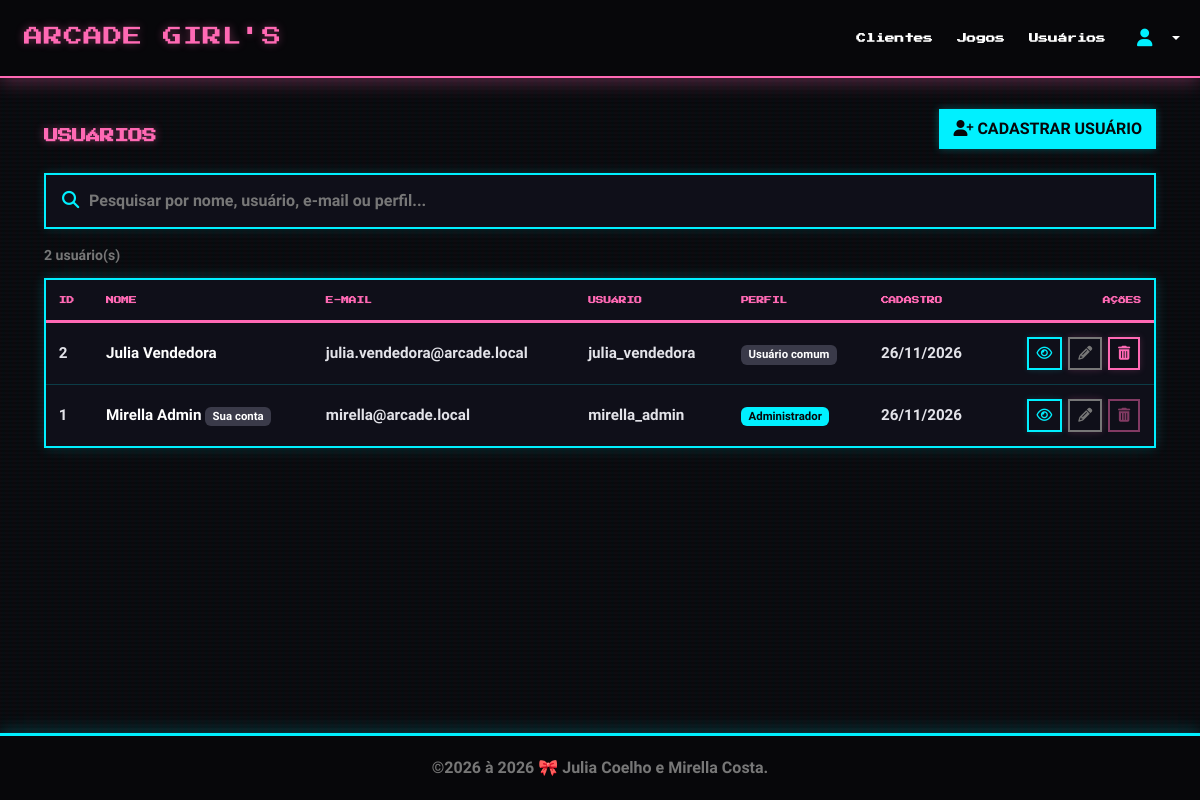
Page /usuarios/index.php (signed in) on the committed database.
### tables this page shows
CREATE TABLE IF NOT EXISTS Usuarios (
    Id INT AUTO_INCREMENT PRIMARY KEY,
    Nome VARCHAR(100) NOT NULL,
    Email VARCHAR(150) NOT NULL UNIQUE,
    Username VARCHAR(40) NOT NULL UNIQUE,
    Senha VARCHAR(255) NOT NULL,
    Perfil ENUM('usuario', 'admin') NOT NULL DEFAULT 'usuario',
    Foto VARCHAR(100) NULL,
    DataCad DATETIME NOT NULL DEFAULT CURRENT_TIMESTAMP
);

### inc/auth.php (called while the page is built, shortened)
<?php
function current_user() {
    return $_SESSION['usuario'] ?? null;
}

### usuarios/index.php (the view, shortened to what this page needs)
<?php
require_once __DIR__ . '/../inc/auth.php';
$usuarios = [];
$erro = '';
$db = open_database();
try {
    $resultado = $db->query('SELECT Id, Nome, Email, Username, Perfil, DataCad FROM Usuarios ORDER BY Nome, Id');
    $usuarios = $resultado->fetch_all(MYSQLI_ASSOC);
} catch (Throwable $e) {
    error_log('Erro ao listar usuários: ' . $e->getMessage());
    $erro = 'Não foi possível consultar os usuários.';
} finally {
    close_database($db);
}
?>
<section class="clientes-painel usuarios-pagina">
    <div class="catalogo-topo">
        <div><h1>Usuários</h1></div>
        <a href="add.php" class="btn btn-primary"><i class="fa fa-user-plus" aria-hidden="true"></i> Cadastrar usuário</a>
    </div>
    <?php if ($erro): ?>
        <div class="alert alert-danger" role="alert"><?= htmlspecialchars($erro, ENT_QUOTES, 'UTF-8') ?></div>
    <?php else: ?>
        <div class="clientes-barra mb-3"><label for="pesquisarUsuario" class="visually-hidden">Pesquisar usuários</label><i class="fa fa-search" aria-hidden="true"></i><input id="pesquisarUsuario" type="search" class="form-control" placeholder="Pesquisar por nome, usuário, e-mail ou perfil..." autocomplete="off"></div>
        <p class="clientes-contagem"><span id="usuariosContagem"><?= count($usuarios) ?></span> usuário(s)</p>
        <div class="table-responsive arcade-table-wrap">
            <table class="table arcade-table align-middle">
                <thead><tr><th>ID</th><th>Nome</th><th>E-mail</th><th>Usuário</th><th>Perfil</th><th>Cadastro</th><th class="table-actions">Ações</th></tr></thead>
                <tbody>
                    <?php foreach ($usuarios as $usuario): ?>
                        <?php
                        $id = (int)$usuario['Id'];
                        $nome = htmlspecialchars($usuario['Nome'], ENT_QUOTES, 'UTF-8');
                        $proprio = $id === (int)current_user()['id'];
                        ?>
                        <tr data-usuario>
                            <td><?= $id ?></td>
                            <td><a class="table-primary-link" href="view.php?id=<?= $id ?>"><?= $nome ?></a><?= $proprio ? ' <span class="badge text-bg-secondary">Sua conta</span>' : '' ?></td>
                            <td><?= htmlspecialchars($usuario['Email'], ENT_QUOTES, 'UTF-8') ?></td>
                            <td><?= htmlspecialchars($usuario['Username'], ENT_QUOTES, 'UTF-8') ?></td>
                            <td><span class="badge <?= $usuario['Perfil'] === 'admin' ? 'text-bg-primary' : 'text-bg-secondary' ?>"><?= $usuario['Perfil'] === 'admin' ? 'Administrador' : 'Usuário comum' ?></span></td>
                            <td><?= !empty($usuario['DataCad']) ? htmlspecialchars(date('d/m/Y', strtotime($usuario['DataCad'])), ENT_QUOTES, 'UTF-8') : '—' ?></td>
                            <td class="table-actions">
                                <a class="btn btn-sm btn-outline-primary" href="view.php?id=<?= $id ?>" aria-label="Visualizar <?= $nome ?>"><i class="fa fa-eye" aria-hidden="true"></i></a>
                                <a class="btn btn-sm btn-outline-secondary" href="edit.php?id=<?= $id ?>" aria-label="Editar <?= $nome ?>"><i class="fa fa-pencil" aria-hidden="true"></i></a>
                                <?php if (!$proprio): ?>
                                    <button class="btn btn-sm btn-outline-danger" type="button" aria-label="Excluir <?= $nome ?>"
                                        data-bs-toggle="modal" data-bs-target="#delete-modal" data-id="<?= $id ?>" data-nome="<?= $nome ?>">
                                        <i class="fa fa-trash" aria-hidden="true"></i>
                                    </button>
                                <?php else: ?>
                                    <button class="btn btn-sm btn-outline-danger" type="button" disabled title="Sua própria conta não pode ser excluída" aria-label="Sua própria conta não pode ser excluída"><i class="fa fa-trash" aria-hidden="true"></i></button>
                                <?php endif; ?>
                            </td>
                        </tr>
                    <?php endforeach; ?>
                </tbody>
            </table>
        </div>
    <?php endif; ?>
</section>

### css/style.css (style rules this page uses)
:root { --ink: #211b33; --muted: #716b83; --violet: #6d43bc; --violet-dark: #4e328b; --line: #e9e5f3; }
* { box-sizing: border-box; }
body { padding-top: 94px; background: linear-gradient(150deg, #faf8ff 0%, #f7f7fc 60%, #f8f9fc 100%); color: var(--ink); min-height: 100vh; }
h1, h2, h3, h4 { font-weight: 700; letter-spacing: -.025em; }
h1 { font-size: clamp(1.7rem, 3vw, 2.25rem); }
.btn { border-radius: .55rem; font-weight: 600; }
.btn-primary, .btn-info { background: var(--violet); border-color: var(--violet); color: white; }
.btn-outline-primary { border-color: var(--violet); color: var(--violet); }
.table { margin-bottom: 0; font-size: .95rem; }
.table thead th { color: #4a4161; background: #f1edf9 !important; border-bottom: 1px solid #e0d8f1; white-space: nowrap; padding: 1rem .8rem; }
.table tbody td { vertical-align: middle; padding: .85rem .8rem; }
.table tbody tr:last-child td { border-bottom: 0; }
.form-control, .form-select { border-radius: .6rem; border-color: #dbd7e7; }
.clientes-painel { padding-bottom: 2rem; }
.clientes-barra { position: relative; background: #fff; border: 1px solid #e7def5; border-radius: 12px; }
.clientes-barra > i { position: absolute; left: 16px; top: 50%; transform: translateY(-50%); color: #7653a6; pointer-events: none; }
.clientes-barra input.form-control { border: 0; padding: 14px 16px 14px 43px; background: transparent; }
.clientes-contagem { font-size: .88rem; color: #797084; }
:root { --pw-purple: #7044b7; --pw-purple-dark: #4c2f7e; --pw-ink: #2d2342; --pw-muted: #80748e; --pw-border: #e8dff3; --pw-light: #f7f3fc; --pw-shadow: 0 14px 40px rgba(53, 34, 94, .07); }

### rows in the picture
usuarios: Id "2", Nome "Julia Vendedora", Email "julia.vendedora@arcade.local", Username "julia_vendedora", Perfil "Usuário comum", DataCad "26/11/2026"
usuarios: Id "1", Nome "Mirella Admin", shows "Sua conta", Email "mirella@arcade.local", Username "mirella_admin", Perfil "Administrador", DataCad "26/11/2026"

### other values in the picture
count($usuarios) "2"
$dt->format('Y') "2026"
